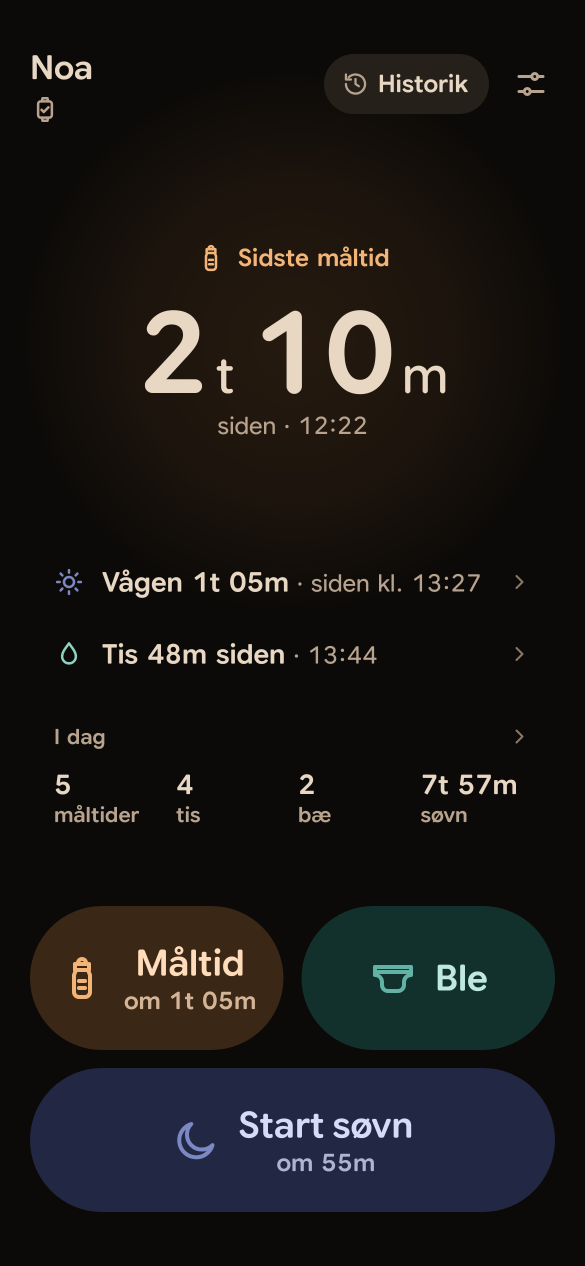
#> input picture app/screenshots/da/01-home-night.png, 1170 x 2532 px, found by its file name (shown at 1/2 size)
$ python readme_screenshots.py
#> lines starting #> are read from the running program, lines starting #| are printed output that depends on the picture; after the words box and inside, x2 and y2 are one past the last pixel; in counts of white or black regions, pixels touching at a corner belong together
#!/usr/bin/env python3
"""Build the README images in docs/screenshots/ from the Roborazzi screenshots.

The source images are the ones the screenshot tests record (Robolectric, not a device):

    ./gradlew :app:recordRoborazziDebug :wear:recordRoborazziDebug
    python3 scripts/readme_screenshots.py

Phone shots are downscaled to 360 px wide. Watch shots are scaled to 300 x 300 and masked to a
circle (transparent outside), as a round watch shows them. The README is in English, so only the English
(en) shots are used. The set is curated: one image per state the README shows, not every recorded state.
Needs Pillow (pip install Pillow).
"""

from __future__ import annotations

import argparse
import shutil
import sys
from pathlib import Path

from PIL import Image, ImageDraw

ROOT = Path(__file__).resolve().parent.parent
LANGS = ("en",)
PHONE_WIDTH = 360
WATCH_SIZE = 300
# The circle mask is drawn this many times larger and scaled down, for a smooth (anti-aliased) edge.
MASK_SUPERSAMPLE = 4

# Recorded file (app/screenshots/<lang>/) -> README file (docs/screenshots/<lang>/phone-<name>.png).
PHONE = {
    "01-home-night.png": "home-night",
    "02-home-day.png": "home-day",
    "02b-home-forecast-passed.png": "home-forecast-passed",
    "03-home-asleep-night.png": "home-asleep",
    "04-home-breast-logged.png": "home-breast-logged",
    "05-home-receipt.png": "home-receipt",
    "06-feed-sheet.png": "feed-sheet",
    "07-breast-sheet-ticked.png": "breast-sheet",
    "07b-formula-sheet.png": "formula-sheet",
    "08-diaper-sheet.png": "diaper-sheet",
    "08b-diaper-sheet-nudged.png": "diaper-sheet-nudged",
    "10-history-day.png": "history",
    "11-history-night.png": "history-night",
    "13-edit-breastfeed.png": "edit-feed",
    "13b-edit-formula.png": "edit-formula",
    "14-edit-diaper.png": "edit-diaper",
    "15-add-past-entry.png": "add-past-entry",
    "16-settings.png": "settings",
    "17-widget-4x2.png": "widget-4x2",
    "18-widget-3x1.png": "widget-3x1",
    "19-widget-cover.png": "widget-cover",
    "20-notifications.png": "notifications",
    "21-statistics.png": "statistics",
    "45-statistics-typical-day.png": "statistics-typical-day",
    "22-statistics-night.png": "statistics-night",
    "23-home-twins.png": "home-twins",
    "24-switch-baby-sheet.png": "switch-baby",
    "25-history-twins.png": "history-twins",
    "26-settings-babies.png": "settings-babies",
    "44-settings-remove-baby.png": "settings-remove-baby",
    "27-welcome.png": "welcome",
    "28-account-signed-out.png": "account",
    "29-account-signed-in.png": "account-signed-in",
    "30-widget-twins.png": "widget-twins",
    "31-notification-twins.png": "notification-twins",
    "37-settings-family.png": "settings-family",
    "38-join-family.png": "join-family",
    "39-account-link-sent.png": "account-link-sent",
    "40-consent.png": "consent",
    "41-family-remove.png": "family-remove",
    "42-account-delete-link.png": "account-delete-link",
    "43-settings-about.png": "settings-about",
}

# Recorded file (wear/screenshots/<lang>/) -> README file (docs/screenshots/<lang>/watch-<name>.png).
WATCH = {
    "01-main-idle.png": "main-idle",
    "02-main-asleep.png": "main-asleep",
    "03-main-after-breast.png": "main-after-breast",
    "05-feed-type.png": "feed-type",
    "06-side-ticked.png": "side",
    "07-diaper.png": "diaper",
    "08-diaper-colour-list.png": "diaper-colour",
    "09-logged.png": "logged",
    "15-undone.png": "undone",
    "12-tile.png": "tile",
    "12b-tile-asleep.png": "tile-asleep",
    "13-complications.png": "complications",
    "22-main-twins.png": "main-twins",
    "23-baby-picker.png": "baby-picker",
    "12j-tile-second-baby.png": "tile-second-baby",
}


def phone(src: Path, dst: Path) -> None:
    with Image.open(src) as im:
        im = im.convert("RGBA")
        if im.getchannel("A").getextrema() == (255, 255):
            im = im.convert("RGB")  # fully opaque: no alpha channel, smaller file
        height = round(im.height * PHONE_WIDTH / im.width)
        im.resize((PHONE_WIDTH, height), Image.LANCZOS).save(dst, optimize=True)


def circle_mask(size: int) -> Image.Image:
    big = size * MASK_SUPERSAMPLE
    mask = Image.new("L", (big, big), 0)
    ImageDraw.Draw(mask).ellipse((0, 0, big - 1, big - 1), fill=255)
    return mask.resize((size, size), Image.LANCZOS)


def watch(src: Path, dst: Path, mask: Image.Image) -> None:
    with Image.open(src) as im:
        im = im.convert("RGBA").resize((WATCH_SIZE, WATCH_SIZE), Image.LANCZOS)
        # Keep any transparency already in the shot, and cut everything outside the circle.
        alpha = Image.composite(im.getchannel("A"), Image.new("L", im.size, 0), mask)
        im.putalpha(alpha)
        im.save(dst, optimize=True)


def main() -> int:
    parser = argparse.ArgumentParser(description=__doc__, formatter_class=argparse.RawDescriptionHelpFormatter)
    parser.add_argument("--out", type=Path, default=ROOT / "docs" / "screenshots", help="output folder")
    args = parser.parse_args()

    mask = circle_mask(WATCH_SIZE)
#> in circle_mask, `mask = Image.new("L", (big, big), 0)`: mask: PIL image 1200x1200 L; every value is 0
#> in circle_mask, `ImageDraw.Draw(mask).ellipse((0, 0, big - 1, big - 1), fill=255)`:
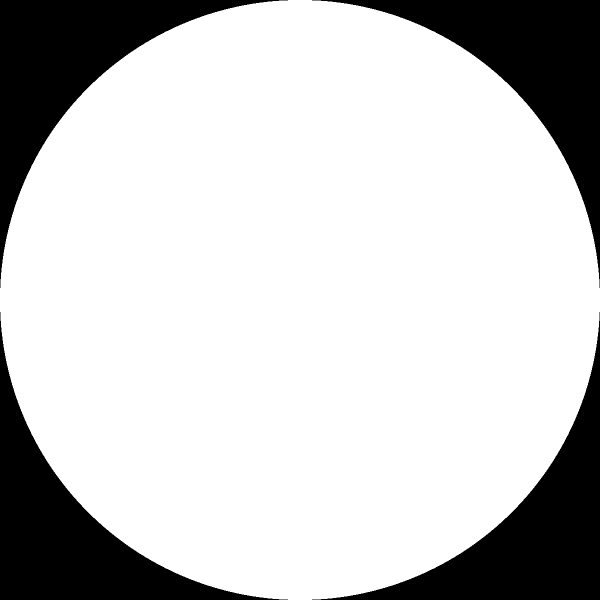
#> mask: PIL image 1200x1200 L (shown at 1/2 size); 78.5% white; 4 black regions, box (x1, y1, x2, y2) and area: (0, 0, 576, 576) 77296, (624, 0, 1200, 576) 77296, (0, 624, 576, 1200) 77296, (624, 624, 1200, 1200) 77296
#> in circle_mask, `return mask.resize((size, size), Image.LANCZOS)`:
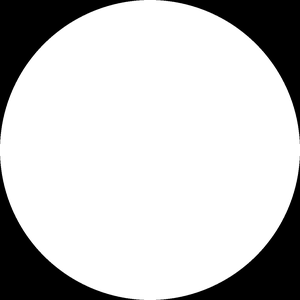
#> returned value: PIL image 300x300 L; min 0, max 255, mean 200.3
    missing: list[Path] = []
    written = 0
    for lang in LANGS:
        out = args.out / lang
        # Start clean, so an image dropped from the lists above doesn't linger.
        if out.exists():
            shutil.rmtree(out)
        out.mkdir(parents=True)
        jobs = [(ROOT / "app" / "screenshots" / lang / s, out / f"phone-{n}.png", False) for s, n in PHONE.items()]
        jobs += [(ROOT / "wear" / "screenshots" / lang / s, out / f"watch-{n}.png", True) for s, n in WATCH.items()]
        for src, dst, is_watch in jobs:
            if not src.exists():
                missing.append(src)
                continue
            watch(src, dst, mask) if is_watch else phone(src, dst)
#> in phone, im is the input picture: PIL image 1170x2532 RGBA; mean R, G, B, A 26.6, 24.2, 22.5, 255
#> in phone, `im.resize((PHONE_WIDTH, height), Image.LANCZOS).save(dst, optimize=True)`:
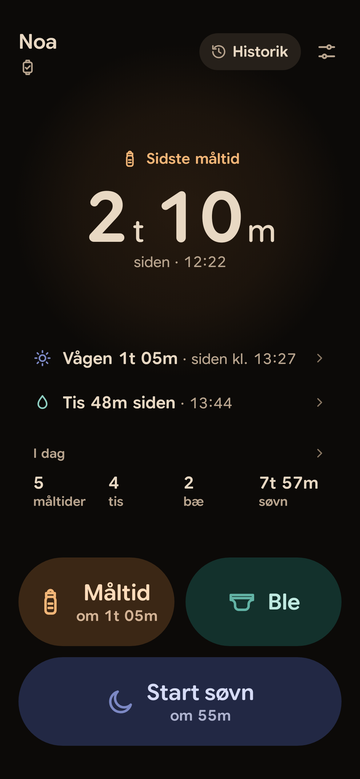
#> saved as phone-home-night.png: PIL image 360x779 RGB; mean R, G, B 26.6, 24.2, 22.6
            written += 1

    print(f"Wrote {written} images to {args.out.relative_to(ROOT) if args.out.is_relative_to(ROOT) else args.out}")
    if missing:
        print("Missing (record the screenshots first):", *map(str, missing), sep="\n  ", file=sys.stderr)
        return 1
    return 0


if __name__ == "__main__":
#> (the run stopped early here; a loop or call above may not have finished)

$ run again, with app/screenshots/da/03-home-adjust-start.png copied over app/screenshots/da/01-home-night.png
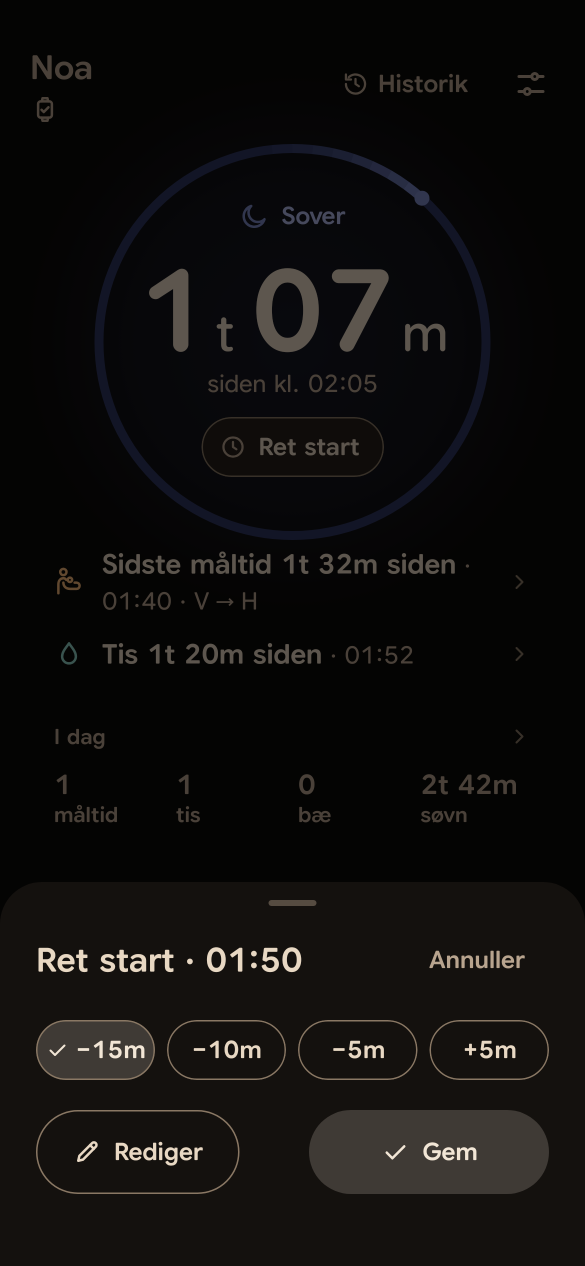
#> input picture app/screenshots/da/03-home-adjust-start.png, 1170 x 2532 px, found by its file name (shown at 1/2 size)
#> in phone, im is the input picture: PIL image 1170x2532 RGBA; mean R, G, B, A 15.3, 13.9, 12.8, 255
#> im: PIL image 1170x2532 RGB
#> in phone, `im.resize((PHONE_WIDTH, height), Image.LANCZOS).save(dst, optimize=True)`:
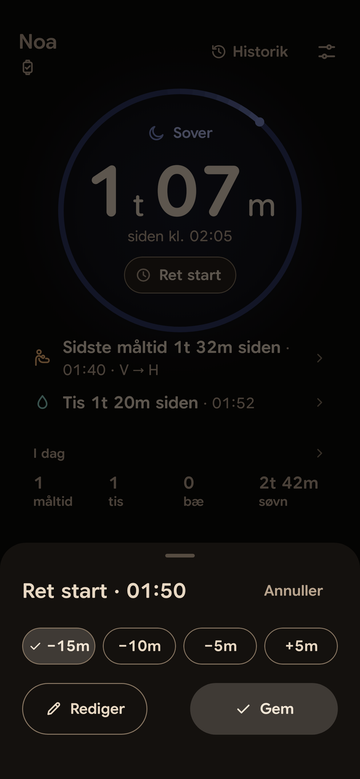
#> saved as phone-home-night.png: PIL image 360x779 RGB; mean R, G, B 15.3, 13.9, 12.8
